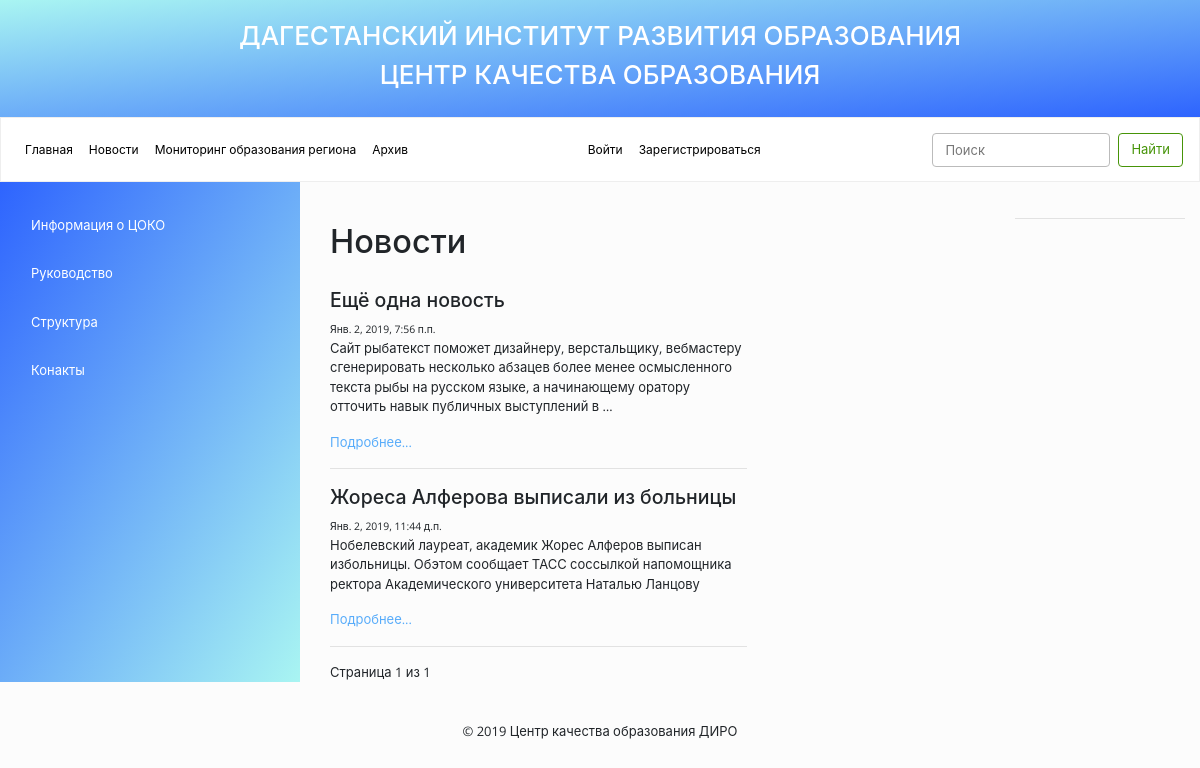
Page /news/ on the committed database.
### contentapp/models.py (models this page shows, shortened)
class News(models.Model):
    title = models.CharField(max_length=200, blank=True, null=True, verbose_name='Заголовок')
    text = RichTextUploadingField(blank=True, null=True, verbose_name='Вопрос')
    date = models.DateTimeField(auto_now_add=True, blank=True)
    class Meta:
        verbose_name = 'Новость'
        verbose_name_plural = 'Новости'

### contentapp/views.py (the view)
# urls.py: url(r'^news/$', views.news_view, name='news'),
def news_view(request):
    newses = models.News.objects.all().order_by('-date')
    paginator = Paginator(newses, 10)
    page = request.GET.get('page')
    for i in range(len(newses)):
        newses[i].text = newses[i].text.replace('<p>&nbsp;</p>', '').replace('<p style="text-align:center">&nbsp;</p>', '').replace('<p style="text-align:right">&nbsp;</p>', '').replace('&nbsp;', '')
    try:
        newses = paginator.page(page)
    except PageNotAnInteger:
        newses = paginator.page(1)
    except EmptyPage:
        newses = paginator.page(paginator.num_pages)
    context = {
        'newses': newses,
    }
    return render(request, 'contentapp/news.html', context)

### templates/contentapp/news.html (shortened to what this page needs)
{% extends 'base_contentapp.html' %}
{% block content %}
    <div class="container">
        <br>
        <h1>Новости</h1>
        <br>
  <div class="row">
    <div class="col-8">
      {% for news in newses %}
        <div>
            <h4>{{news.title}}</h4>
            <small>{{news.date}}</small>
            <p>{{news.text|striptags|truncatewords:25}}</p>
            <a href="{% url 'contentapp:news_detail' id=news.id %}" >Подробнее...</a>
            <hr>
        </div>
        {% endfor %}
        <div class="pagination" style="margin: auto">
            <span class="step-links">
                <span class="current">
                    Страница {{ newses.number }} из {{ newses.paginator.num_pages }}
                </span>
            </span>
        </div>
    </div>
    <div class="col-4">
    </div>
  </div>
</div>
{% endblock %}

### rows in the picture
News: title "Ещё одна новость", date "Янв. 2, 2019, 7:56 п.п.", text "Сайт рыбатекст поможет дизайнеру, верстальщику, вебмастеру сгенерировать несколько абзацев более менее осмысленного текста рыбы на русском языке, а начинающему оратору отточить навык публичных выступлений в …"
News: title "Жореса Алферова выписали из больницы", date "Янв. 2, 2019, 11:44 д.п.", text "Нобелевский лауреат, академик Жорес Алферов выписан избольницы. Обэтом сообщает ТАСС соссылкой напомощника ректора Академического университета Наталью Ланцову"

### other values in the picture
{{ newses.number }} "1"
{{ newses.paginator.num_pages }} "1"
